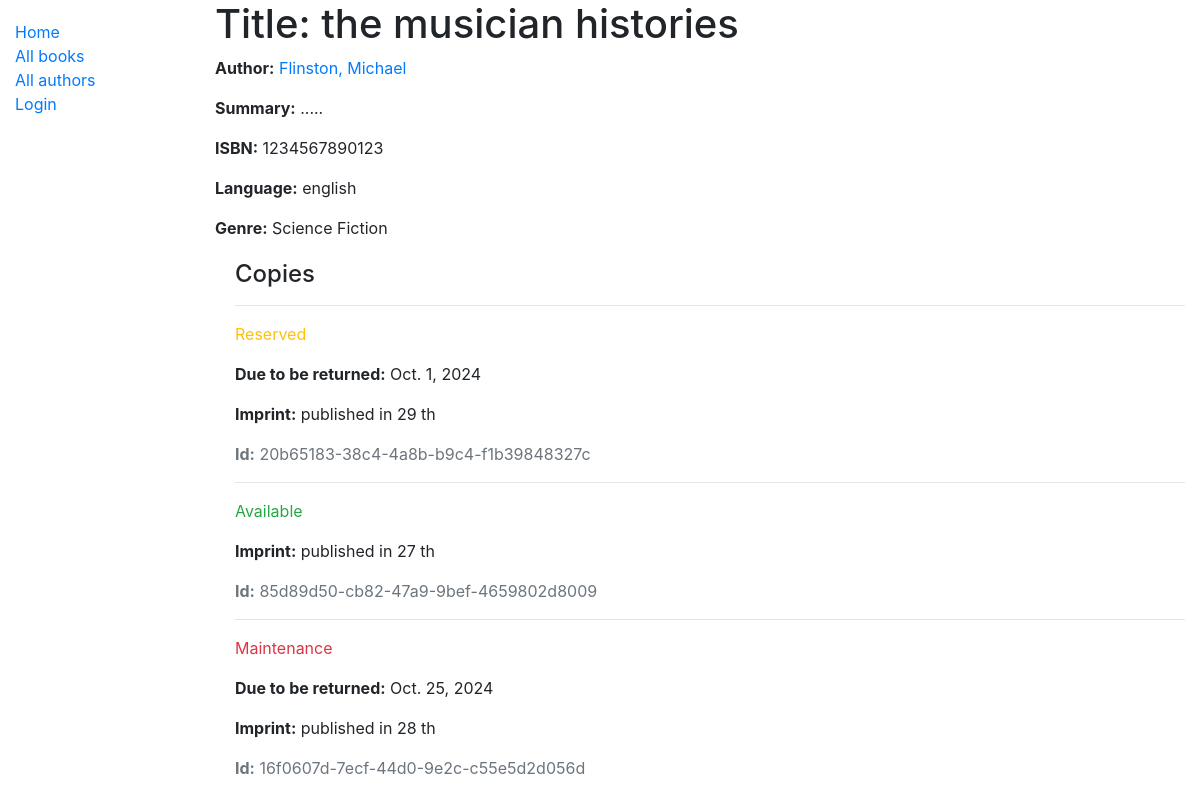
/catalog/book/2, run on an earlier commit of the app's database.
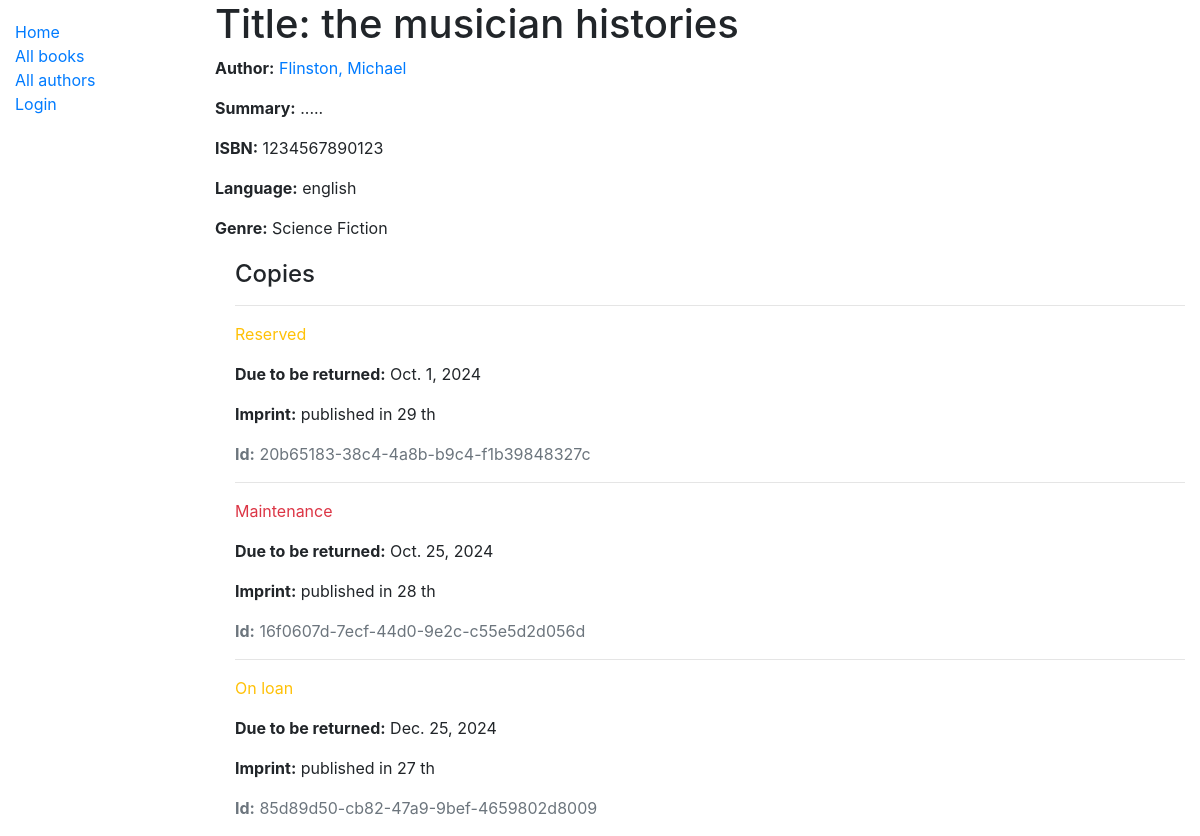
And on a later commit of the database.
### catalog/models.py (models this page shows, shortened)
class Genre(models.Model):
    name = models.CharField(max_length=200, help_text='Enter a book genre (e.g. Science Fiction)')
    def __str__(self):
        return self.name

class BookInstance(models.Model):
    id = models.UUIDField(primary_key=True, default=uuid.uuid4, help_text='Unique ID for this particular book across whole library')
    book = models.ForeignKey('Book', on_delete=models.SET_NULL, null=True)
    imprint = models.CharField(max_length=200)
    due_back = models.DateField(null=True, blank=True)
    LOAN_STATUS = (
        ('m', 'Maintenance'),
        ('o', 'On loan'),
        ('a', 'Available'),
        ('r', 'Reserved'),
    )
    status = models.CharField(
        max_length=1,
        choices=LOAN_STATUS,
        blank=True,
        default='m',
        help_text='Book availability',
    )
    borrower = models.ForeignKey(User, on_delete=models.SET_NULL, null=True, blank=True)
    class Meta:
        ordering = ['due_back']

### catalog/views.py (the view)
# urls.py: path('book/<int:pk>', views.BookDetailView.as_view(), name='book-detail'),
class BookDetailView(generic.DetailView):
    model = Book

### catalog/models.py (called while the page is built)
    def __str__(self):
        return self.name

    def get_absolute_url(self):
        return reverse('author-detail', args=[str(self.id)])

    def __str__(self):
        return f'{self.last_name}, {self.first_name}'

### catalog/templates/catalog/book_detail.html
{% extends "base_generic.html" %}
{% block content %}
  <h1>Title: {{ book.title }}</h1>
  <p><strong>Author:</strong> <a href="{{book.author.get_absolute_url}}">{{ book.author }}</a></p>
  <p><strong>Summary:</strong> {{ book.summary }}</p>
  <p><strong>ISBN:</strong> {{ book.isbn }}</p>
  <p><strong>Language:</strong> {{ book.language }}</p>
  <p><strong>Genre:</strong> {% for genre in book.genre.all %} {{ genre }}{% if not forloop.last %}, {% endif %}{% endfor %}</p>
  <div style="margin-left:20px;margin-top:20px">
    <h4>Copies</h4>
    {% for copy in book.bookinstance_set.all %}
      <hr>
      <p class="{% if copy.status == 'a' %}text-success{% elif copy.status == 'm' %}text-danger{% else %}text-warning{% endif %}">{{ copy.get_status_display }}</p>
      {% if copy.status != 'a' %}
        <p><strong>Due to be returned:</strong> {{copy.due_back}}</p>
      {% endif %}
      <p><strong>Imprint:</strong> {{copy.imprint}}</p>
      <p class="text-muted"><strong>Id:</strong> {{copy.id}}</p>
    {% endfor %}
  </div>
{% endblock %}

What changed in the data, as far as the page shows it:
shown differently, row unchanged: BookInstance "Maintenance": moves up the list
changed BookInstance "published in 27 th": status "Available" → "On loan"; due_back (not shown) → "Dec. 25, 2024"
